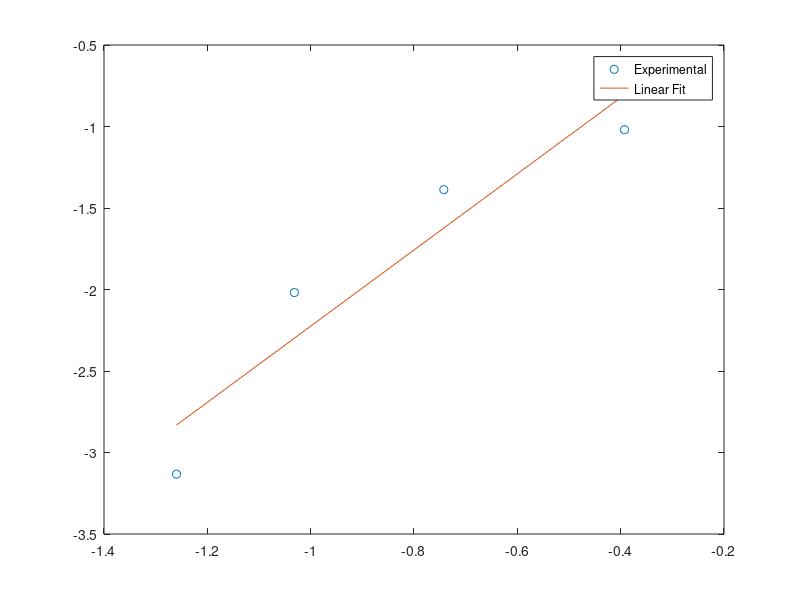
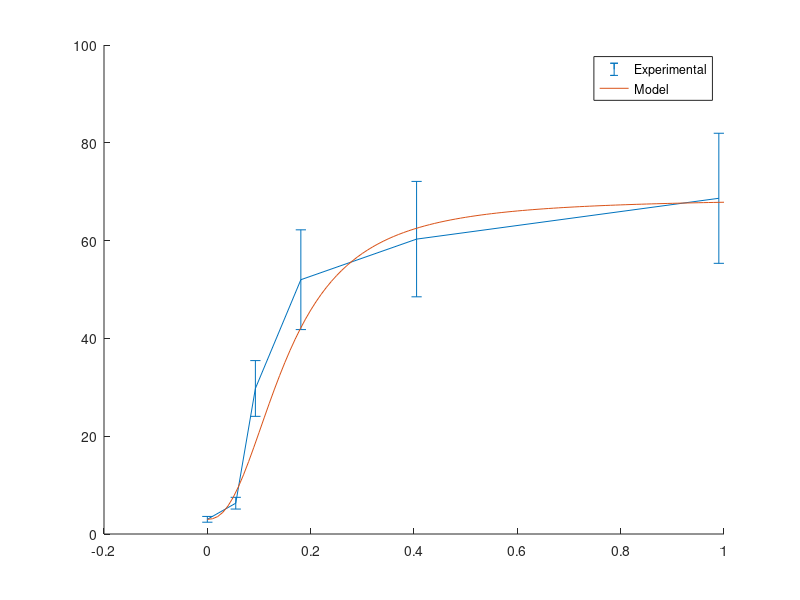

Here is the MATLAB script that generated these plots, in order:
%Import 3'-5'-AMP dataset
data = csvread("3-5-AMP.csv");

dataX = data(:, 1);
dataY = data(:, 2);
dataErr = data(:, 3);

%Initialize all known values
F6P = .1;       %mM
ATP = 2.3;      %mM
E1 = .12;      %uM
%E1 = .12 / 1000; %mM
KF6P = .11;     %mM
KATP = .42;     %mM
%kcat = .4;      %s-1
kcat = .4 * 60 * 60; %hr-1

r1 = kcat * E1 * (F6P / (KF6P + F6P)) * (ATP / (KATP + ATP)); %uM/hr

%Solve for W1 from AMP = 0 condition
W1 = dataY(1) / (r1 - dataY(1));
W1 = .0451058026219;

%Solve for W2fI value, assume fI <= 1 to obtain W2
W2fI = ((dataY/r1) + (dataY * W1 / r1) - W1) ./ (1 - (dataY / r1));
W2 = W2fI(6);

%Log normalize fI to generate Hill plot 
fI = W2fI ./ W2;
logTheta = log10(fI(2:5) ./ (1 - fI(2:5)));
logX = log10(dataX(2:5));

linX = log10((dataX(2):.01:dataX(5)));
lin = polyfit(logX, logTheta, 1);
linY = polyval(lin, linX);

close all
figure(1)
plot(logX, logTheta, 'o', linX, linY, '-');
legend('Experimental', 'Linear Fit');

%Initialize values from Hill plot
n = lin(1);
K = exp(-lin(2) / lin(1));

%Generate rate dataset from model using extracted constants
AMP = (0:.01:1).';
fI = (AMP ./ K).^n ./ (1 + (AMP ./ K).^n);
v = (W1 + W2*fI) ./ (1 + W1 + W2*fI);
modelY = r1 * v;

%Plot dataset and model with error bars
figure(2)
hold on
errorbar(dataX, dataY, dataErr);
plot(AMP, modelY);
legend('Experimental', 'Model');

